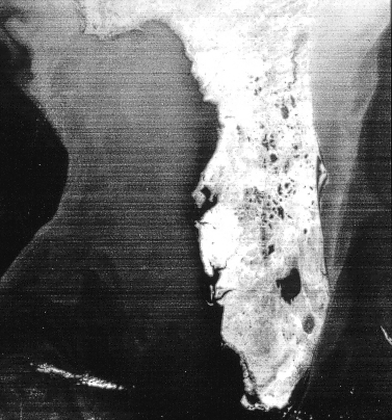
%> input picture Codes/CH05/example5_8/Fig0519(a)(florida_satellite_original).tif, 392 x 420 px, shrunk from 754 x 808 before the run
$ octave example5_8.m   (GNU Octave 9; MATLAB toolbox functions it lacks are replaced by stand-ins)
%> lines starting %> are read from the running program, lines starting %| are printed output that depends on the picture; in (x1, y1, x2, y2) boxes, pixels count from 0 and x2, y2 are one past the last pixel; in counts of white or black regions, pixels touching at a corner belong together; the program's own positions count from 1
% Gonzalez (3rd ed) example 5.8, including figure 5.19

% Image read
src_image = im2double(imread('Fig0519(a)(florida_satellite_original).tif'));
%> src_image: size 420x392 double; min 0.0157, max 1, mean 0.429
[m,n] =size(src_image);
%> m = 420; n = 392

% Add noise
A = 0.1;u0=134.4;v0=0;
noised_image = src_image + sin_noise(A,u0,v0,m,n);
%> after the loop in sin_noise, `for i = 1:m`:
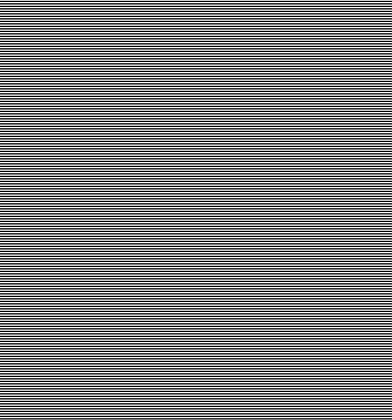
%> noise: size 420x392 double; min -0.0951, max 0.0951, mean -6.2e-14; drawn with min black and max white
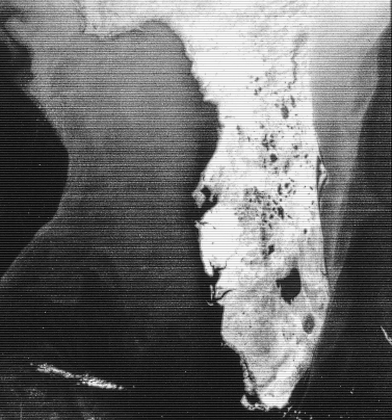
%> noised_image: size 420x392 double; min -0.0677, max 1.1, mean 0.429; drawn with min black and max white
NOISED_IMAGE = fftshift(fft2(noised_image));

% Make notch filter, the parameters are get by observing the spectrum image
notch_filter = ones(m,n);
r = 1;
notch_filter(:,-r+n/2:r+n/2) = 0;
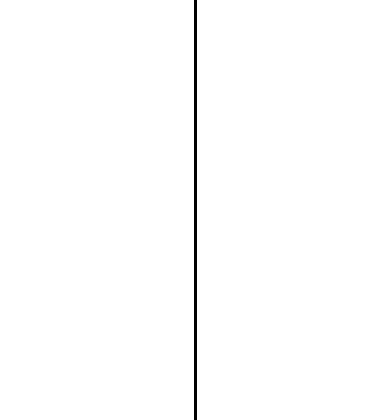
%> notch_filter: size 420x392 double; values 0 (black) and 1 (white), 99.2% white; 1 black region, box (x1, y1, x2, y2) and area: (194, 0, 197, 420) 1260
notch_filter(-r+m/2:r+m/2,-r+n/2:r+n/2) = 1;
%> notch_filter: size 420x392 double; values 0 (black) and 1 (white), 99.2% white; 2 black regions, box (x1, y1, x2, y2) and area: (194, 211, 197, 420) 627, (194, 0, 197, 208) 624

% Denoise
dest_image = abs(ifft2(notch_filter.*NOISED_IMAGE));
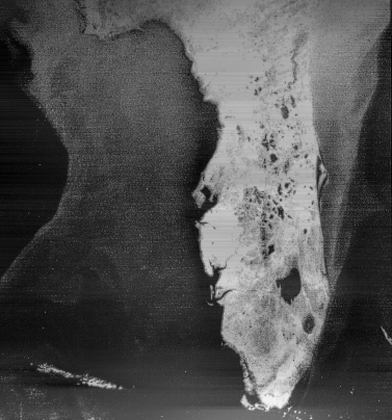
%> dest_image: size 420x392 double; min 0.0142, max 1.34, mean 0.441; drawn with min black and max white

% Plot
figure,
subplot(2,2,1),imshow(noised_image,[]),title('noised image');
subplot(2,2,2),imshow(dest_image,[]),title('denoised image');
subplot(2,2,3),imshow(log(1+abs(NOISED_IMAGE)),[]),title('spectrum of noised image');
%> after `imshow(log(1+abs(NOISED_IMAGE)),[])`:
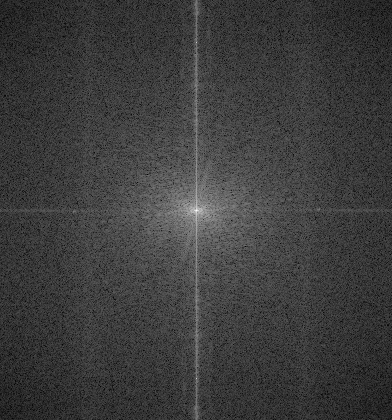
%> displayed picture: size 420x392, on the screen's scale of 0 to 255; min 0, max 255, mean 60.7
subplot(2,2,4),imshow(notch_filter,[]),title('notch filter');


function noise = sin_noise(A,u0,v0,m,n)
  noise = zeros(m,n);
  for i = 1:m
  for j= 1:n
    noise(i,j) = A*sin(2*pi*(u0*i+v0*j));
  end
  end
end
